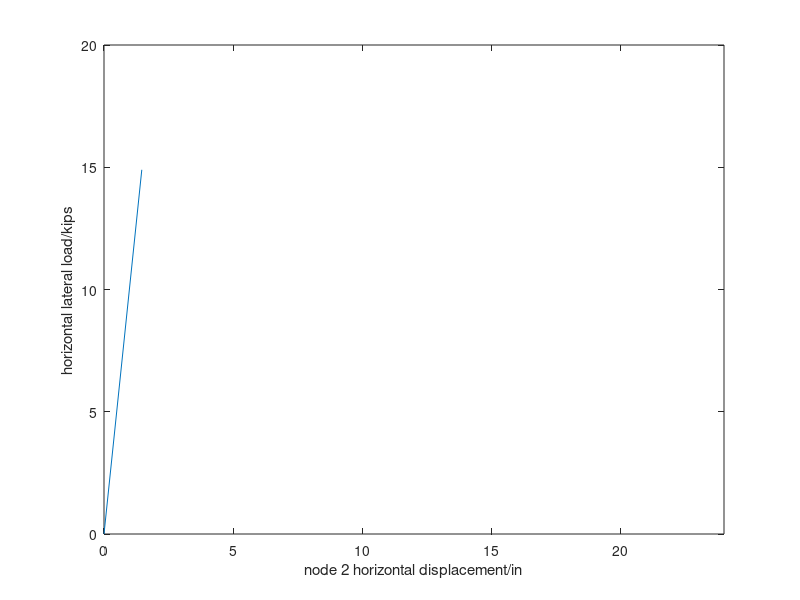

Recreate this plot in MATLAB.



E=29e3;  %ksi
fy=36;   %ksi
rho=0.0001;   %hardening parameter
W=100;    %axial load kips
dh=1;       %step load
zz=1; %counter to update situation
Mint=zeros(2,4);
 disp_node2x=0;
 H=0;
 lateral_force(zz)=0;
 lateral_disp_node2x(zz)=0;

 for situation=1:1

%plastic flag variable. 

%the limitation of this code is that it assumes you already know the
%sequence of plastic hinge formation i.e. which hinges will plastify first.
%This is evident from the situations described below. Also, the code runs
%only for the given frame geometry. The code needs to be adapted to Prakash
%code for making it more general.
if situation==1
        elem1ith=0;
        elem1jth=0;
        elem2ith=0;
        elem2jth=0;
        elem3ith=0;
        elem4ith=0;
elseif situation==2
        elem1ith=0;
        elem1jth=0;
        elem2ith=0;
        elem2jth=0;
        elem3ith=0;
        elem4ith=1;
elseif situation==3
        elem1ith=0;
        elem1jth=1;
        elem2ith=0;
        elem2jth=0;
        elem3ith=0;
        elem4ith=1;
elseif situation==4
        elem1ith=0;
        elem1jth=1;
        elem2ith=0;
        elem2jth=0;
        elem3ith=1;
        elem4ith=1;
end

%Column details W14x132
lc=120;   %in
ac=38.8;  %in^2
ic=1530;  %in^4
zc=234;   %in^3
mpc=fy*zc;  %kin

%beam details W18x76
lb=120; %in
ib=1330; %in^4
ab=22.3;  %in^2
zb=163;  %in^3
mpb=fy*zb;   %kin


%element stiffness matrices


%beam stiffness (unplastified)
kb_1=rho*E*ib/lb*[ ab/ib 0 0;     %perfectly elastic portion
                    0    4 2;
                    0    2 4];
kb_2=(1-rho)*E*ib/lb*[ ab/ib 0 0;  %EPP portion (subject to change)
                        0    4 2;
                        0    2 4];
Kb1=kb_1+kb_2;                      %combined beam stiffness

%beam stiffness (plastified)
kb_1=rho*E*ib/lb*[ ab/ib 0 0;     %perfectly elastic portion
                    0    4 2;
                    0    2 4];
kb_2=(1-rho)*E*ib/lb*[ ab/ib 0 0;  %EPP portion (subject to change)
                        0    0 0;
                        0    0 3];
Kb2=kb_1+kb_2;                      %combined beam stiffness

if elem4ith==0
   Kb_elem_4=Kb1;
else
     Kb_elem_4=Kb2;
end
if elem3ith==0
    Kb_elem_3=Kb1;
else
    Kb_elem_3=Kb2;
end


%column stiffness (unplastified)
kc_1=rho*E*ic/lc*[ ac/ic  0 0;     %perfectly elastic portion
                     0    4 2;
                     0    2 4];
kc_2=(1-rho)*E*ic/lc*[ ac/ic  0 0;   %EPP portion (subject to change)
                       0      4 2;
                       0      2 4];
Kc1=kc_1+kc_2;                        %combined column stiffness

%column stiffness (plastified ith end)

kc_1=rho*E*ic/lc*[ ac/ic  0 0;     %perfectly elastic portion
                     0    4 2;
                     0    2 4];
kc_2=(1-rho)*E*ic/lc*[ ac/ic  0 0;   %EPP portion (subject to change)
                       0      0 0;
                       0      0 3];
Kc2_ith=kc_1+kc_2; 

%column stiffness (plastified jth end)

kc_1=rho*E*ic/lc*[ ac/ic  0 0;     %perfectly elastic portion
                     0    4 2;
                     0    2 4];
kc_2=(1-rho)*E*ic/lc*[ ac/ic  0 0;   %EPP portion (subject to change)
                       0      3 0;
                       0      0 0];
Kc2_jth=kc_1+kc_2; 


%column stiffness (plastified ith and jth end)
kc_1=rho*E*ic/lc*[ ac/ic  0 0;     %perfectly elastic portion
                     0    4 2;
                     0    2 4];
kc_2=(1-rho)*E*ic/lc*[ ac/ic  0 0;   %EPP portion (subject to change)
                       0      0 0;
                       0      0 0];
Kc2_ij=kc_1+kc_2; 


if elem1ith==0 && elem1jth==0
    Kc_elem_1=Kc1;
elseif elem1ith==1 && elem1jth==0
    Kc_elem_1=Kc2_ith;
elseif elem1ith==0 && elem1jth==1
    Kc_elem_1=Kc2_jth;
elseif elem1ith==1 && elem1jth==1
    Kc_elem_1=Kc2_ij;
end
    
 if elem2ith==0 && elem2jth==0
    Kc_elem_2=Kc1;
elseif elem2ith==1 && elem2jth==0
    Kc_elem_2=Kc2_ith;
elseif elem2ith==0 && elem2jth==1
    Kc_elem_2=Kc2_jth;
elseif elem2ith==1 && elem1jth==1
    Kc_elem_2=Kc2_ij;   
 end

%transformation matrix

at=[1  0   0 -1  0    0;             %element transformation matrix
    0 1/lc 1 0 -1/lc 0;
    0 1/lc 0 0 -1/lc 1];
tr2=[0 1 0;                            
   -1 0 0;
    0 0 1];
Tr2=[tr2 zeros(3);                   %coordinate transformation matrix for 2nd story column
    zeros(3) tr2];

tr1=[0 -1 0;
   1 0 0;
    0 0 1];
Tr1=[tr1 zeros(3);                    %coordinate transformation matrix for 1st story column
    zeros(3) tr1];


%transformed K


Kglobe_col1=Tr1'*(at'*Kc_elem_1*at)*Tr1;   %globalised 1st story column stiffness
Kglobe_col2=Tr2'*(at'*Kc_elem_2*at)*Tr2;   %globalised 2nd story column stiffness
Kglobe_beam3=at'* Kb_elem_3*at;              %globalised beam stiffness
Kglobe_beam4=at'* Kb_elem_4*at;


Ktotal=zeros(15);                   %global stiffness    
eft=[1 2 3 13 14 15;      %elem1          %element dof table  row wise
       1   2  3 4 5 6;     %elem2          
       4   5  6 7 8 9;      %elem3 
       1   2  3 10 11 12];   %elem4 
   
%assembly algorithm 
for s=1:4
    EFT=eft(s,:);
    if s==1 
        klocal=Kglobe_col1;
    elseif s==2
        klocal=Kglobe_col2;
    elseif s==3
        klocal=Kglobe_beam3;
    elseif s==4
        klocal=Kglobe_beam4;
    end
   for i=1:6
    for j=1:6
       Ktotal(EFT(i),EFT(j))=Ktotal(EFT(i),EFT(j))+klocal(i,j);
    end
   end
end

 K_original=Ktotal;    %original stiffness _unmodified
 Ktotal_mod=Ktotal;    %modified constrained stiffness (non singular)
 cst=[8 11 13 14 15];
 
 %stiffness constraining algorithm
 for c=1:5
 Ktotal_mod(cst(c),:)=0*Ktotal(cst(c),:);
  Ktotal_mod(:,cst(c))=0*Ktotal(:,cst(c));
  Ktotal_mod(cst(c),cst(c))=1;
 end
 
 
 %DH=[0.3*dh;-dh;0;0.3*dh;-dh;0;0;0;0;0;0;0;0;0;0];   %global force vector RHS matrix (modified)
 DH=[dh;0;0;dh;0;0;0;0;0;0;0;0;0;0;0];
 dd=Ktotal_mod\DH;                       %displacement vector global   
 
 %state space determination
 elem_force=zeros(6,4);
 for s=1:4
     EFT=eft(s,:);
     if s==1 
      klocal=at'*Kc_elem_1*at;
      TR=Tr1;
     elseif s==2
         klocal=at'*Kc_elem_2*at;
         TR=Tr2;
     elseif s==3
         klocal=at'*Kb_elem_3*at;
         TR=eye(6);
     elseif s==4
         klocal=at'*Kb_elem_4*at;
         TR=eye(6);
     end
      for i=1:6
          delem(i)=dd(EFT(i));
      end
      elem_force(:,s)=klocal*TR*delem';
 end
 %element moments only
 elem_moment=zeros(2,4);
 for z=1:4
     elem_moment(1,z)=elem_force(3,z);
     elem_moment(2,z)=elem_force(6,z);
 end
 
 
 %compute scale factors for each member end

 

  sf=zeros(2,4);
 for i=1:4
     if i==1
         Mp=mpc;
     elseif i==2
         Mp=mpc;
     elseif i==3
         Mp=mpb;
     else
         Mp=mpb;
     end
  for j=1:2 
     
      %if Mint(j,i)/elem_moment(j,i) < 0
         %print('elastic unloading occuring!')
       %  return
     if abs(elem_moment(j,i))>0.001
              sf(j,i)=(Mp-abs(Mint(j,i)))/abs(elem_moment(j,i));
     end
  end
 end
 zz=zz+1;
 %scale factor that will be used to scale up the current reference load, nodal displacements,elem_moment
 SF_govern=min(sf(sf > 0));
 Mint=Mint+SF_govern*(elem_moment);
 disp_node2x=disp_node2x+SF_govern*dd(4);
 H=H+SF_govern*dh;
 lateral_force(zz)=H;
 lateral_disp_node2x(zz)=disp_node2x;
 end
 
plot(lateral_disp_node2x,0.3*lateral_force)
xlabel('node 2 horizontal displacement/in')
ylabel('horizontal lateral load/kips')
xlim([0 24])

